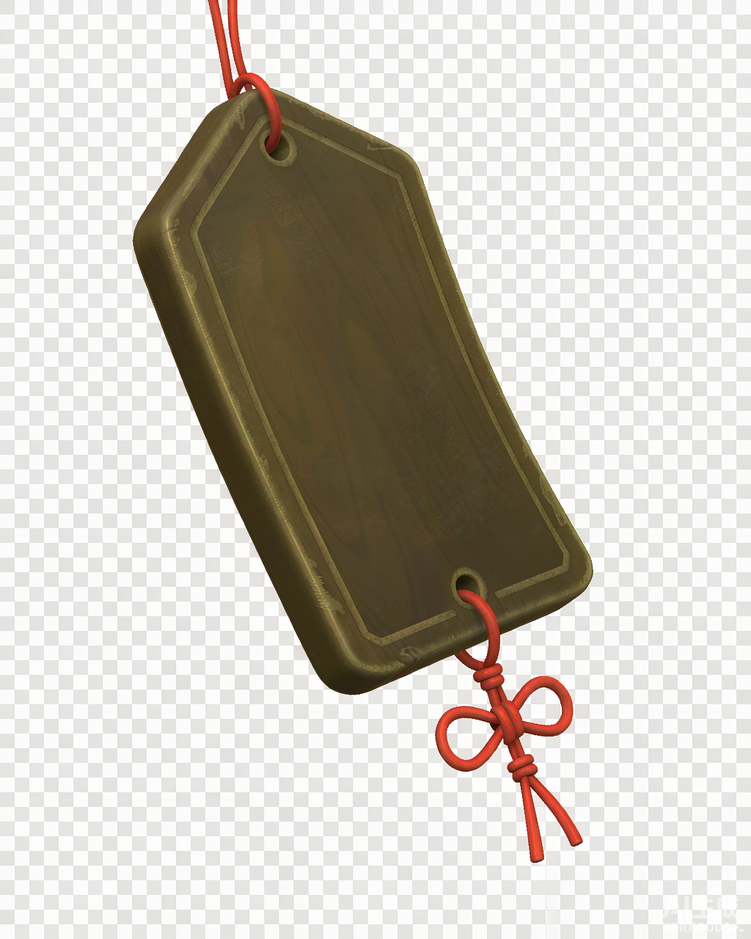
#> input picture ui设计/切图/3D_cartoon_illustration__toon__2026-11-10T03-47-45.png, 751 x 939 px, shrunk from 1024 x 1280 before the run, found by its file name
$ python process_tag5.py
#> lines starting #> are read from the running program, lines starting #| are printed output that depends on the picture; after the words box and inside, x2 and y2 are one past the last pixel; in counts of white or black regions, pixels touching at a corner belong together; long printed decimals are rounded
from PIL import Image
import numpy as np
import os

B = r'E:/Android/Buddha/ui设计/切图'
src = os.path.join(B, '3D_cartoon_illustration__toon__2026-11-10T03-47-45.png')
im = Image.open(src).convert('RGBA')
W, H = im.size
#> W = 751; H = 939
px = np.array(im).astype(np.float32)
rgb = px[..., :3]
a = px[..., 3]
#> a: shape (939, 751) float32; every value is 255
print('alpha extrema:', a.min(), a.max())
#| alpha extrema: 255.0 255.0

edge = []
for x in range(0, W, 8):
    edge.append(rgb[2, x]); edge.append(rgb[H - 3, x])
#> after the loop, edge = 188 items, first 6: [227, 225, 223], [251, 251, 251], [227, 227, 224], [251, 251, 251], [251, 250, 250], [231, 230, 227]
for y in range(0, H, 8):
    edge.append(rgb[y, 2]); edge.append(rgb[y, W - 3])
#> after the loop, edge = 424 items, first 6: [227, 225, 223], [251, 251, 251], [227, 227, 224], [251, 251, 251], [251, 250, 250], [231, 230, 227]
bg = np.array(edge).mean(axis=0)
#> bg = [239.7, 238.5, 237]
print('bg color:', bg)
#| bg color: [239.7099  238.526 236.9717 ]

if a.max() > 250 and a.min() > 250:
    d = np.sqrt(((rgb - bg) ** 2).sum(axis=2))
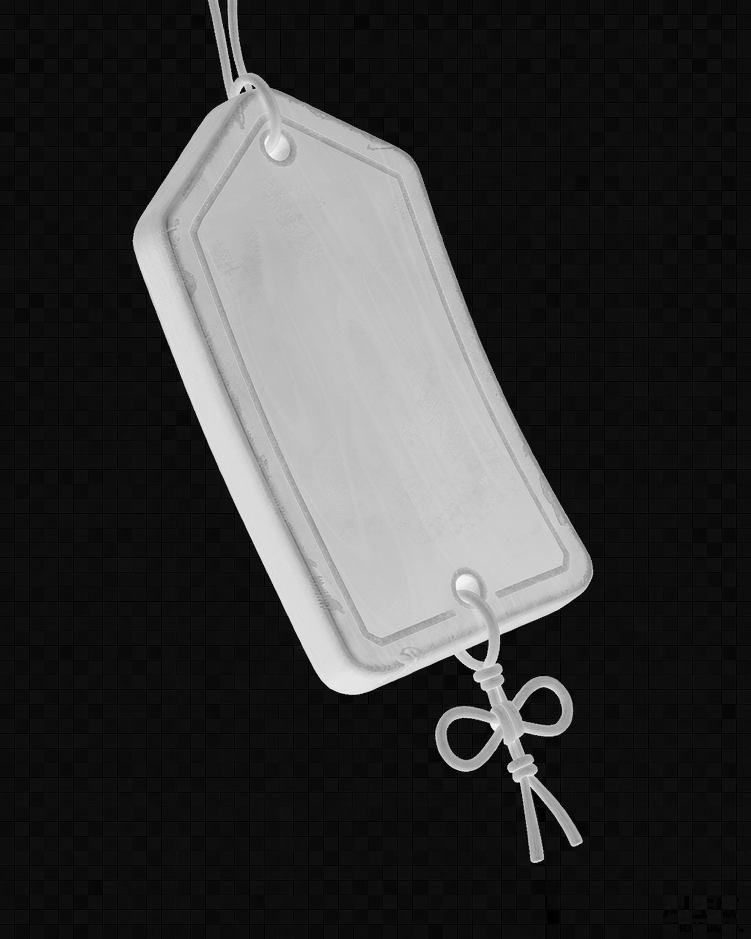
#> d: shape (939, 751) float32; min 0.556, max 397, mean 88.7; drawn with min black and max white
    th, thu = 42, 105
    na = np.where(d < th, 0.0,
                  np.where(d < thu, ((d - th) / (thu - th)) * 255, 255.0))
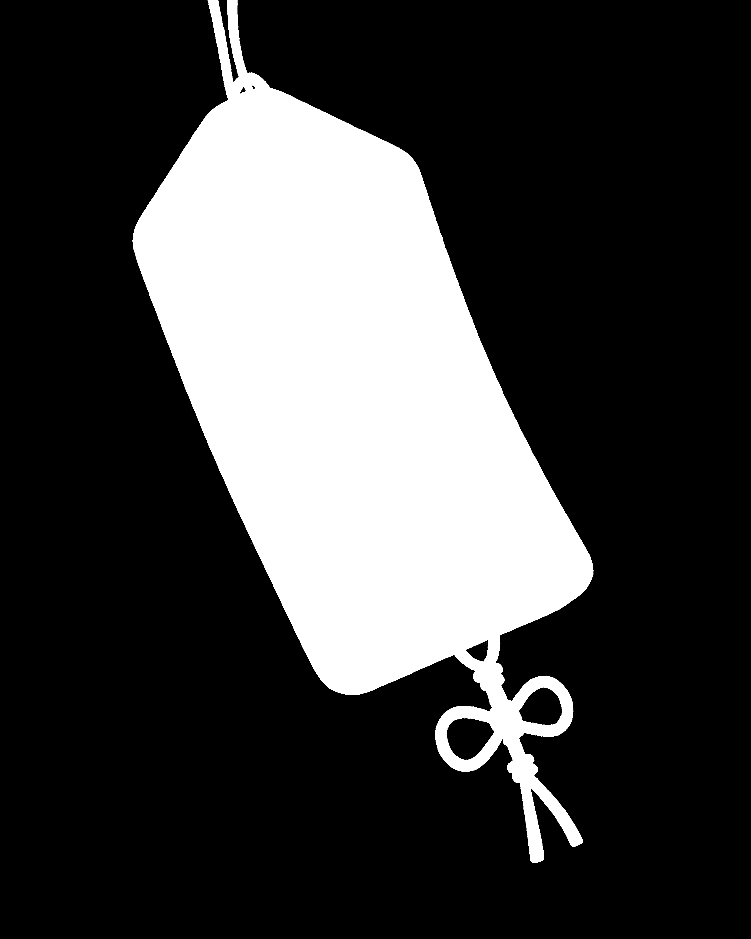
#> na: shape (939, 751) float32; min 0, max 255, mean 63.1
    bright = rgb.mean(axis=2)
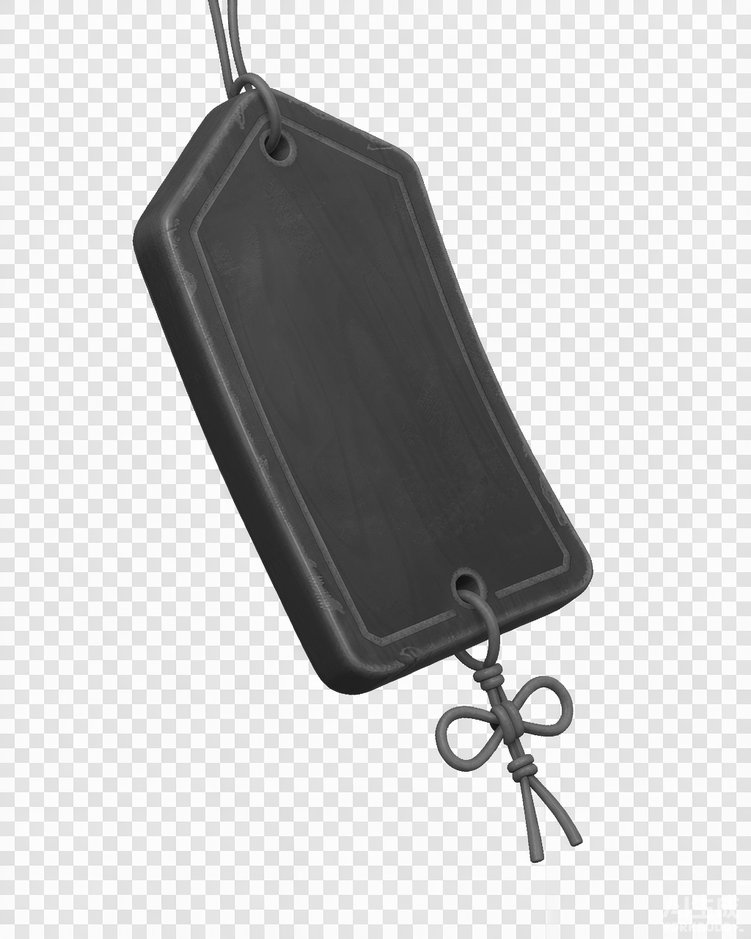
#> bright: shape (939, 751) float32; min 9.33, max 255, mean 197.3
    soft = (na > 0) & (na < 255) & (bright > 220)
#> soft: shape (939, 751) bool; every value is 0
    na[soft] = 0
    out = np.dstack([rgb.astype(np.uint8), na.astype(np.uint8)])
else:
    out = px.astype(np.uint8)

# 去水印：右下角浅色半透明像素置透明
x0, y0 = int(W * 0.62), int(H * 0.70)
#> x0 = 465; y0 = 657
region = out[y0:H, x0:W]
ra = region[..., 3]
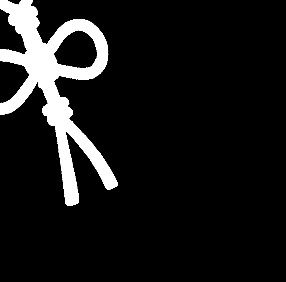
#> ra: shape (282, 286); min 0, max 255, mean 24.1
rr = region[..., :3].mean(axis=2)
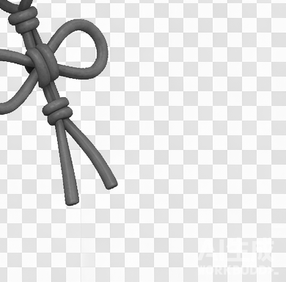
#> rr: shape (282, 286) float64; min 16, max 255, mean 226
mask = (rr > 200) & (ra < 255)
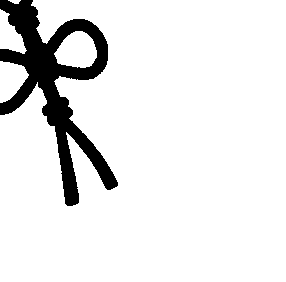
#> mask: shape (282, 286) bool; 90.5% white; 1 black region, box (x1, y1, x2, y2) and area: (0, 0, 118, 206) 7636
region[..., 3][mask] = 0
#> region: shape (282, 286, 4); mean R, G, B, A 234.4, 223.3, 220.3, 24
out[y0:H, x0:W] = region
#> out: shape (939, 751, 4); mean R, G, B, A 203.5, 198.2, 190.1, 63.1

# tight crop
alpha = out[..., 3]
ys, xs = np.where(alpha > 12)
if len(xs) > 0:
    x0n, x1n = xs.min(), xs.max()
#> x0n = 132; x1n = 593
    y0n, y1n = ys.min(), ys.max()
#> y0n = 0; y1n = 862
    pad = int(max(x1n - x0n, y1n - y0n) * 0.02) + 2
#> pad = 19
    x0n, x1n = max(0, x0n - pad), min(W - 1, x1n + pad)
#> x0n = 113; x1n = 612
    y0n, y1n = max(0, y0n - pad), min(H - 1, y1n + pad)
#> y1n = 881
    out = out[y0n:y1n + 1, x0n:x1n + 1]
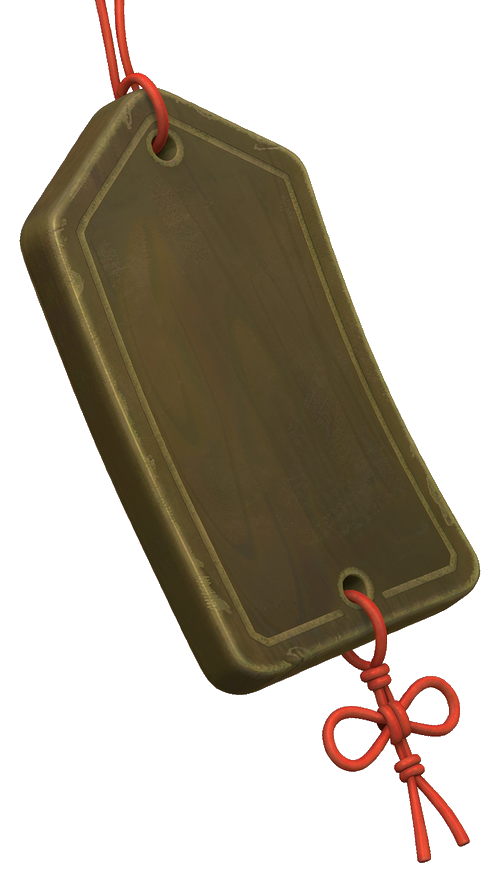
#> out: shape (882, 500, 4); mean R, G, B, A 181.5, 173.4, 161.1, 100.9; transparent parts drawn white
    print('cropped to', out.shape[1], 'x', out.shape[0])
#| cropped to 500 x 882

dst = os.path.join(B, '许愿牌_卡通3D暗金.png')
Image.fromarray(out, 'RGBA').save(dst)
print('saved', dst, os.path.getsize(dst), 'bytes')
